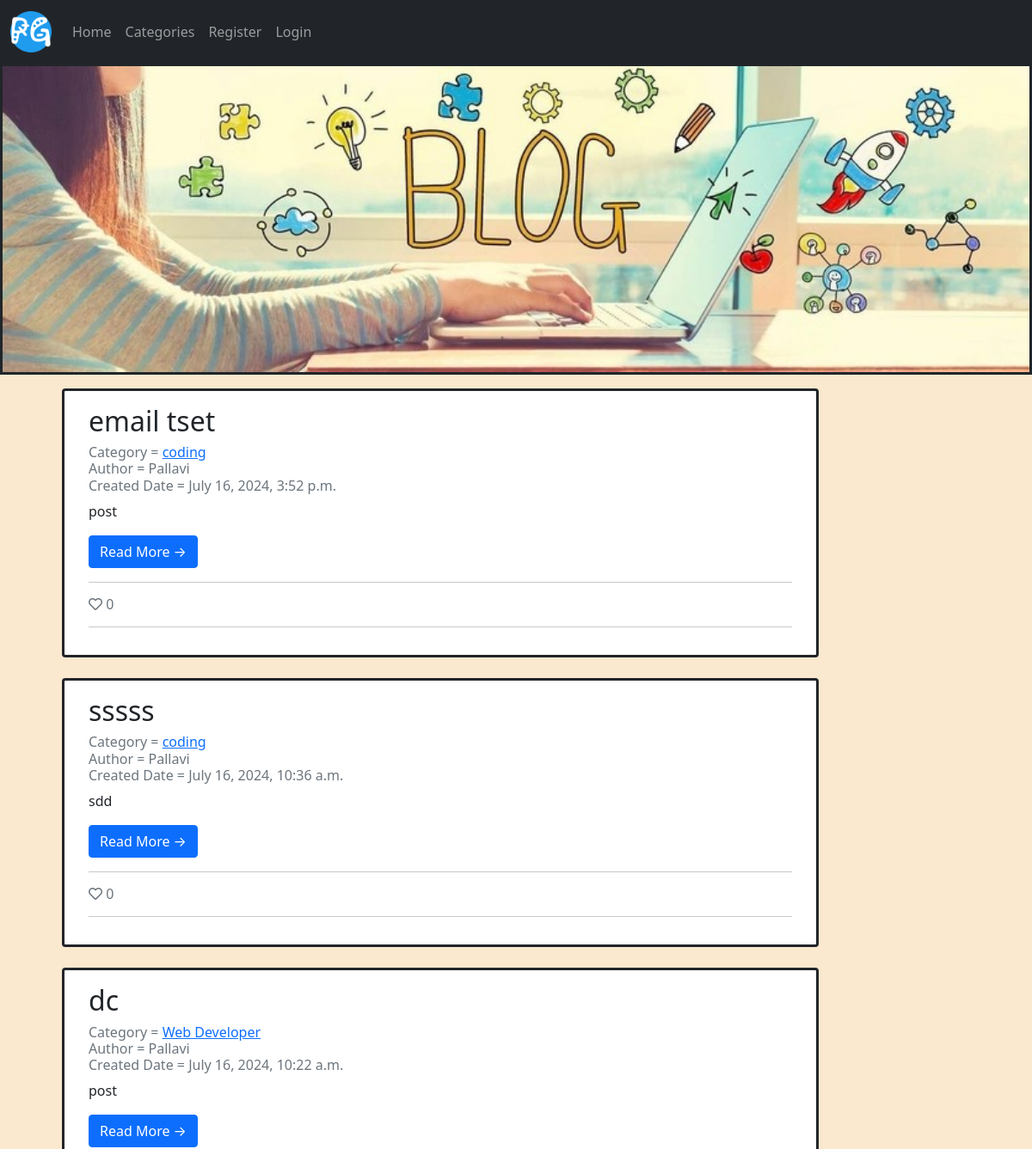
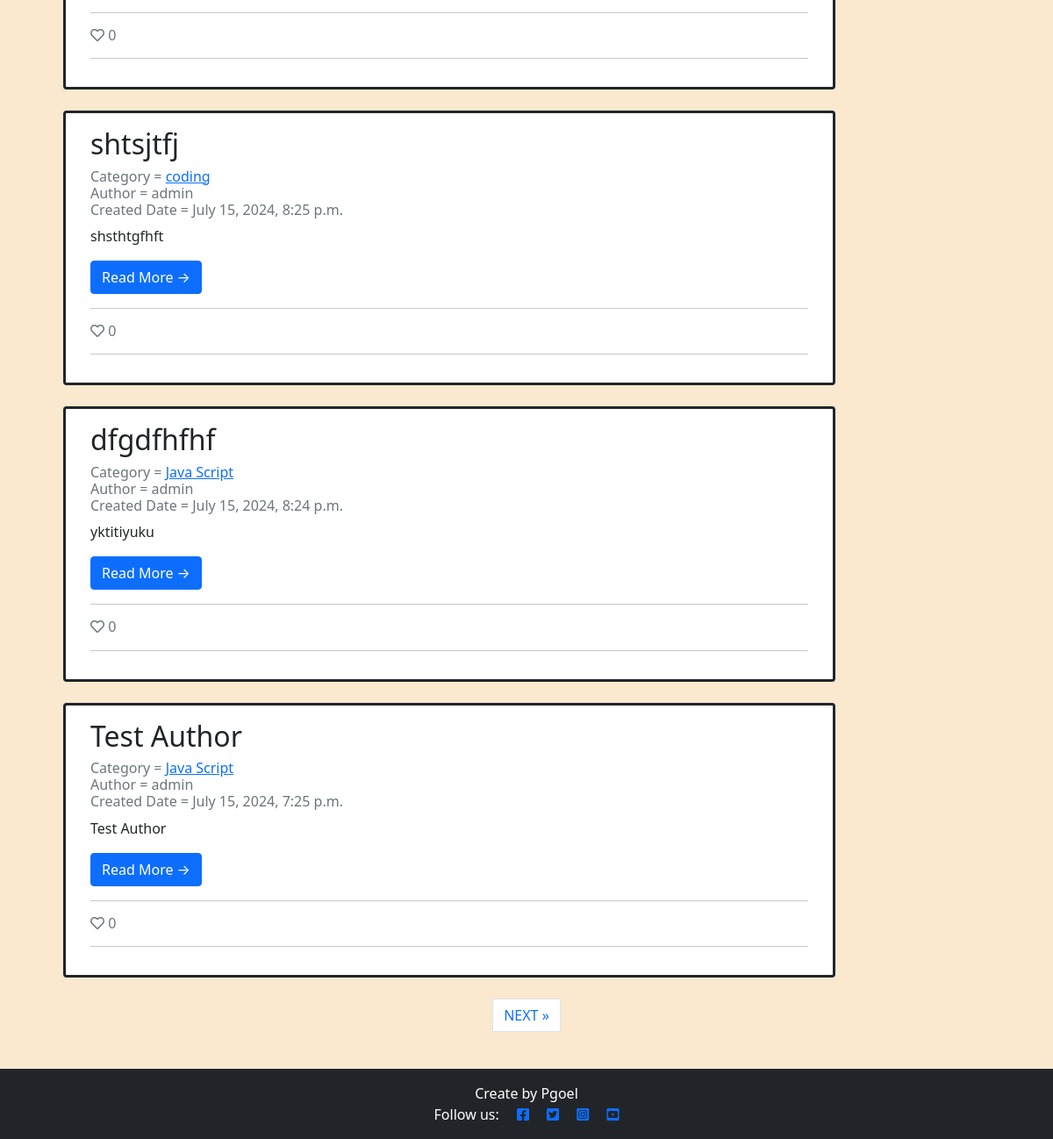
The app's page /, older data (2 pictures, top to bottom).
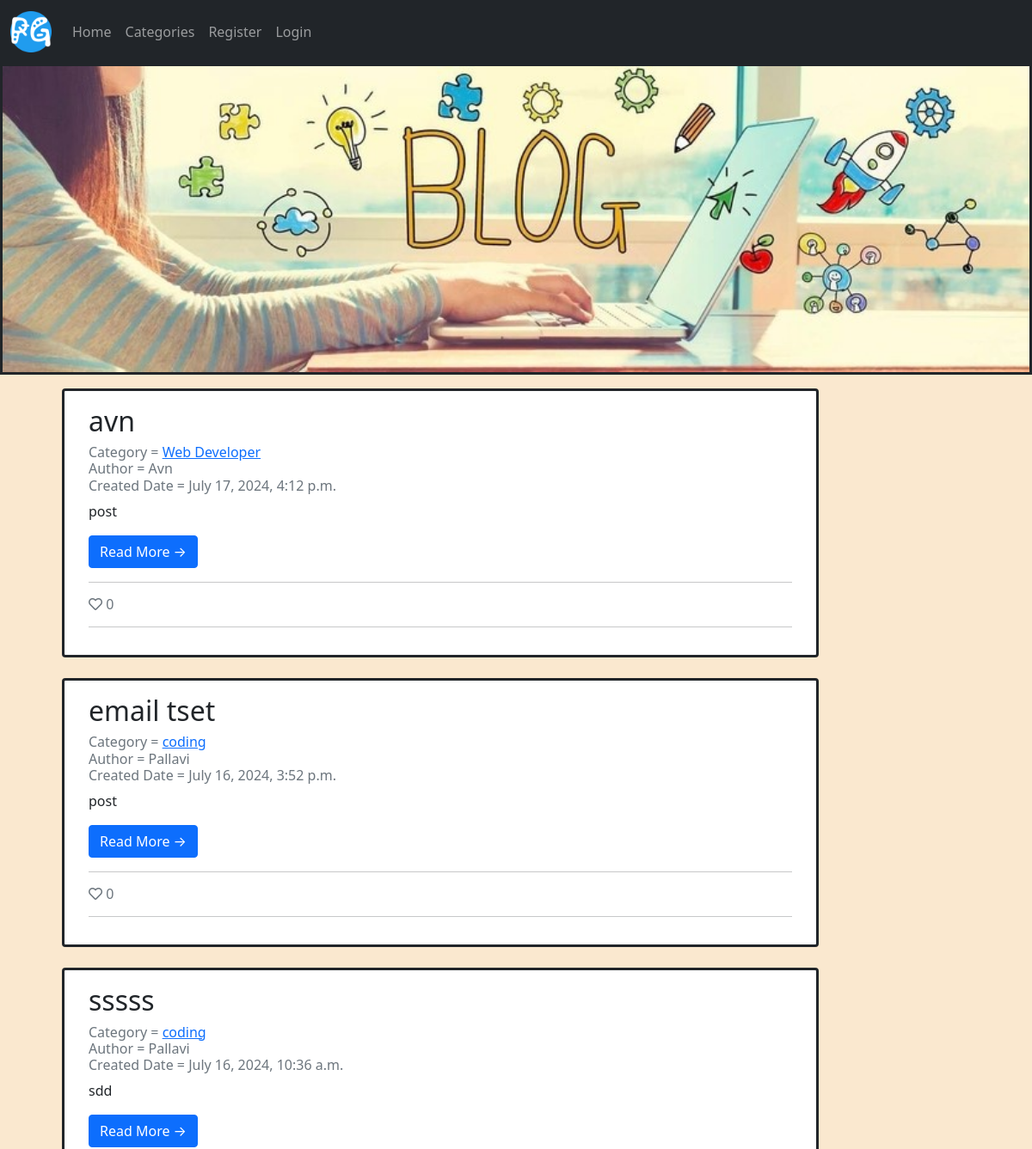
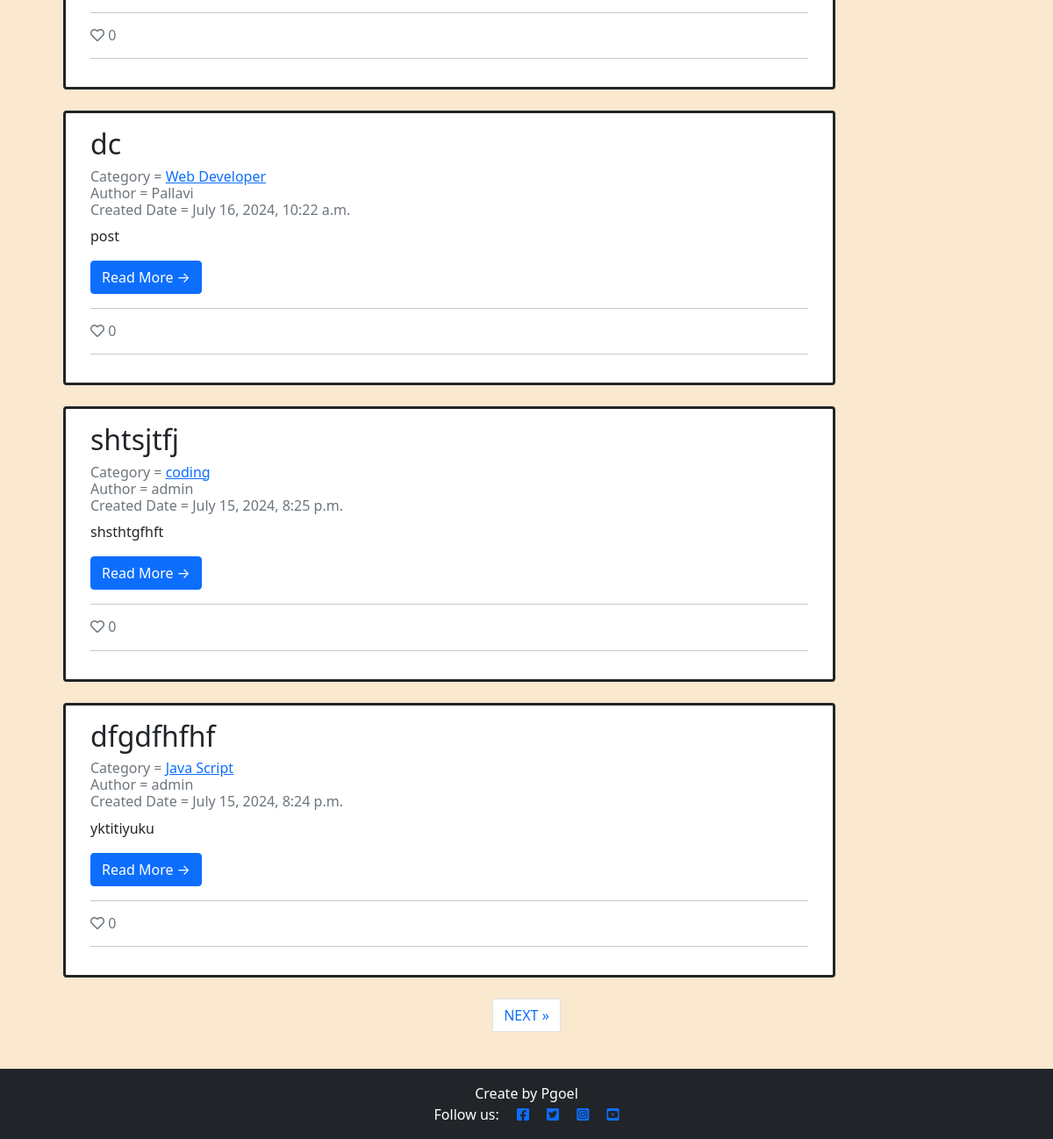
The same page, newer data (2 pictures, top to bottom).
### blogapp/models.py (models this page shows, shortened)
class Post(models.Model):
    title = models.CharField(max_length=255, unique= False)
    slug = models.SlugField(max_length=200)
    author = models.ForeignKey(get_user_model(), on_delete=models.CASCADE, related_name="blog_posts")
    date_posted = models.DateTimeField(auto_now_add=True)
    category = models.CharField(max_length=255, default='coding')
    content = models.TextField()
    likes = models.ManyToManyField(User,related_name = 'blogpost_like', blank= True)
    update_date = models.DateTimeField(default=timezone.now)
    snippet = models.CharField(max_length=255)
    blog_image = models.ImageField(null=True, blank=True, upload_to="images/" )
    class Meta:
        ordering = ['-date_posted']
    def total_likes(self):
        return self.likes.count()

### blogapp/views.py (the view)
# urls.py: path('', HomeView.as_view(), name = "home"),
class HomeView(ListView):
    model = Post
    cat= Category.objects.all()
    template_name = 'homepage.html'
    ordering = ['-date_posted']
    paginate_by = 6
    def get_context_data(self, *args, **kwargs):
        cat_menu = Category.objects.all()
        context = super(HomeView,self).get_context_data(*args, **kwargs)
        context["cat_menu"] = cat_menu
        return context

### templates/homepage.html (shortened to what this page needs)
{% extends "base.html" %}
{% block content %}
<div class="container-fluid">
    <div class="row">
        <div class="col-md-10 mt-3 left">
            <div class="row">
                {% for post in post_list %}
                    <div class="card border-dark border border-3 mb-4">
                        <div class="card-body">
                            <h2 class="card-title">{{ post.title }} </h2>
                            <p class="card-text text-muted h6"> Category =
                                <a href="{% url 'category' post.category %}">{{ post.category }}  </a><br>
                                Author = {{ post.author }} <br> Created Date = {{ post.date_posted}}
                            <br>
                            </p>
                            <p class="card-text">{{post.snippet}}</p>
                            <a href="{% url 'post_detail' post.pk  %}" class="btn btn-primary"> Read More &rarr; </a>
                            <hr/>
                            <p class="card-text text-muted h6"><i class="far fa-heart"></i>
                                {{ post.total_likes }}
                            </p>
                            <hr/>
                        </div>
                    </div>
                {% if forloop.counter|divisibleby:3 %}
            </div>
            <div class="row">
                {% endif %}
            {% endfor %}
            </div>
        </div>
    </div>
    {% if is_paginated %}
    <nav aria-label="Page navigation">
        <ul class="pagination justify-content-center">
            {% if page_obj.has_next %}
            <li><a href="?page={{ page_obj.next_page_number }}" class="page-link"> NEXT &raquo;</a></li>
            {% endif %}
        </ul>
    </nav>
    {% endif %}
</div>
<br><br><br><br>
{% endblock %}

Row changes from the older to the newer data that the page shows:
no longer on this page (row unchanged): Post: title "Test Author", category "Java Script", author "admin", date_posted "July 15, 2024, 7:25 p.m.", snippet "Test Author", total_likes "0"
added Post: title "avn", category "Web Developer", author "Avn", date_posted "July 17, 2024, 4:12 p.m.", snippet "post", total_likes "0"
